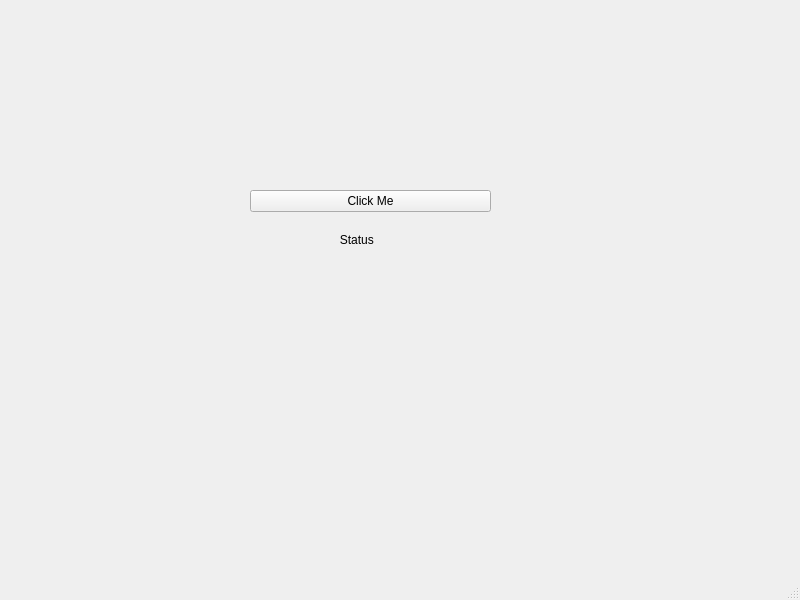
<?xml version="1.0" encoding="UTF-8"?>
<ui version="4.0">
 <class>Second_GUI</class>
 <widget class="QMainWindow" name="Second_GUI">
  <property name="geometry">
   <rect>
    <x>0</x>
    <y>0</y>
    <width>800</width>
    <height>600</height>
   </rect>
  </property>
  <property name="windowTitle">
   <string>Second_GUI</string>
  </property>
  <widget class="QWidget" name="centralwidget">
   <widget class="QWidget" name="">
    <property name="geometry">
     <rect>
      <x>250</x>
      <y>190</y>
      <width>241</width>
      <height>71</height>
     </rect>
    </property>
    <layout class="QVBoxLayout" name="verticalLayout">
     <item>
      <widget class="QPushButton" name="Click_Me">
       <property name="text">
        <string>Click Me</string>
       </property>
      </widget>
     </item>
     <item>
      <widget class="QLabel" name="label">
       <property name="text">
        <string>                           Status</string>
       </property>
      </widget>
     </item>
    </layout>
   </widget>
  </widget>
  <widget class="QMenuBar" name="menubar">
   <property name="geometry">
    <rect>
     <x>0</x>
     <y>0</y>
     <width>800</width>
     <height>25</height>
    </rect>
   </property>
  </widget>
  <widget class="QStatusBar" name="statusbar"/>
 </widget>
 <resources/>
 <connections/>
</ui>
